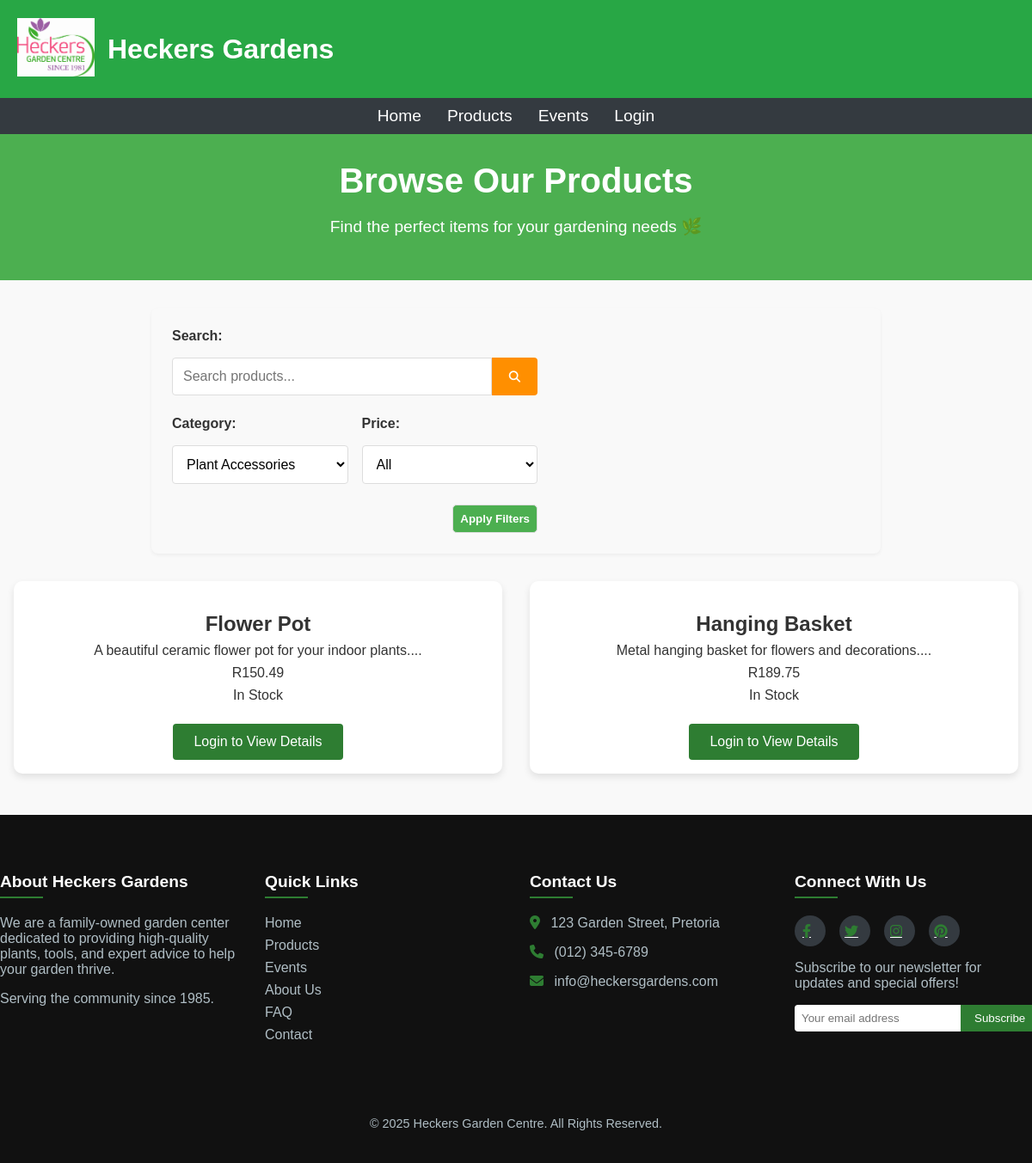
The app's page /views/products.php?category=2 with its own data.
### tables this page shows
CREATE TABLE `product_description` (
  `description_id` int(11) NOT NULL,
  `product_id` int(11) NOT NULL,
  `detailed_description` text DEFAULT NULL,
  `image_url` varchar(255) DEFAULT NULL,
  `additional_info` text DEFAULT NULL,
  `created_at` datetime DEFAULT current_timestamp()
);

CREATE TABLE `products` (
  `product_id` int(11) NOT NULL,
  `name` varchar(255) NOT NULL,
  `description` text DEFAULT NULL,
  `price` decimal(10,2) NOT NULL,
  `stock` int(11) DEFAULT 0,
  `category_id` int(11) DEFAULT NULL,
  `created_at` timestamp NOT NULL DEFAULT current_timestamp()
);

### views/products.php (the view, shortened to what this page needs)
<?php
include '../includes/header.php';
include_once '../database/db_connect.php';
?>
<?php
$category_query = "SELECT category_id, name FROM categories";
$category_result = $conn->query($category_query);
$category_filter = isset($_GET['category']) ? $_GET['category'] : '';
$search_query = isset($_GET['search']) ? $_GET['search'] : '';
$sql = "SELECT p.product_id, p.name, p.description, p.price, p.stock, d.image_url
        FROM products p
        LEFT JOIN product_description d ON p.product_id = d.product_id";
$filters = [];
if ($category_filter) {
    $filters[] = "p.category_id = '" . $conn->real_escape_string($category_filter) . "'";
}
if (count($filters) > 0) {
    $sql .= " WHERE " . implode(' AND ', $filters);
}
$result = $conn->query($sql);
?>
<!DOCTYPE html>
<html lang="en">
<head>
    <link rel="stylesheet" href="../assets/css/products.css">
    <link rel="stylesheet" href="https://cdnjs.cloudflare.com/ajax/libs/font-awesome/6.4.0/css/all.min.css">
</head>
<body>
    <main>
        <section class="page-header">
            <h1>Browse Our Products</h1>
            <p>Find the perfect items for your gardening needs 🌿</p>
        </section>
        <div class="filter-box container">
            <form method="GET" action="products.php" class="filter-container">
                <div class="search-section">
                    <label for="search">Search:</label>
                    <div class="search-input-group">
                        <input type="text" id="search" name="search" placeholder="Search products..." value="<?php echo htmlspecialchars($search_query); ?>">
                        <button type="submit" aria-label="Search"><i class="fas fa-search"></i></button>
                    </div>
                </div>
                <div class="filter-section">
                    <div class="filter-row">
                        <div class="filter-group">
                            <label for="category">Category:</label>
                            <select name="category" id="category">
                                <?php if ($category_result->num_rows > 0): ?>
                                    <?php while ($row = $category_result->fetch_assoc()): ?>
                                        <option value="<?php echo $row['category_id']; ?>" <?php echo $category_filter == $row['category_id'] ? 'selected' : ''; ?>>
                                            <?php echo $row['name']; ?>
                                        </option>
                                    <?php endwhile; ?>
                                <?php endif; ?>
                            </select>
                        </div>
                        <div class="filter-group">
                            <label for="price">Price:</label>
                            <select name="price" id="price">
                                <option value="">All</option>
                            </select>
                        </div>
                    </div>
                    <div class="filter-actions">
                        <button type="submit" class="btn">Apply Filters</button>
                    </div>
                </div>
            </form>
        </div>
        <div class="products-container container">
            <?php if ($result->num_rows > 0): ?>
                <?php while ($row = $result->fetch_assoc()): ?>
                    <div class="product-card">
                        <div class="product-info">
                            <h2><?php echo $row['name']; ?></h2>
                            <p class="description"><?php echo substr($row['description'], 0, 100) . '...'; ?></p>
                            <p class="price">R<?php echo number_format($row['price'], 2); ?></p>
                            <p class="stock"><?php echo $row['stock'] > 0 ? "In Stock" : "Out of Stock"; ?></p>
                        </div>
                        <?php if(isset($_SESSION['user_id'])): ?>
                        <a href="product_details.php?product_id=<?php echo $row['product_id']; ?>" class="btn view-details">View Details</a>
                        <?php else: ?>
                        <a href="login.php" class="btn view-details">Login to View Details</a>
                        <?php endif; ?>
                    </div>
                <?php endwhile; ?>
            <?php else: ?>
                <p>No products match your filters.</p>
            <?php endif; ?>
        </div>
    </main>
    <?php include '../includes/footer.php';  ?>
</body>
</html>

### assets/css/products.css (style rules this page uses)
body { font-family: 'Arial', sans-serif; background-color: #f9f9f9; margin: 0; padding: 0; color: #333; }
.page-header { text-align: center; padding: 2rem 1rem; background: #4caf50; color: #fff; }
.page-header h1 { font-size: 2.5rem; }
.page-header p { font-size: 1.2rem; }
.filter-box { background: #fff; padding: 1rem; border-radius: 10px; margin: 2rem auto; max-width: 800px; display: flex; gap: 1rem; flex-wrap: wrap; justify-content: space-between; box-shadow: 0 4px 8px rgba(0, 0, 0, 0.1); }
.filter-group { flex: 1 1 45%; display: flex; flex-direction: column; }
.filter-box label { font-weight: bold; margin-bottom: 0.5rem; }
.filter-box select, .filter-box .btn { padding: 0.5rem; border: 1px solid #ddd; border-radius: 5px; }
.filter-box .btn { background: #4caf50; color: #fff; cursor: pointer; font-weight: bold; transition: background 0.3s ease; }
.products-container { display: grid; grid-template-columns: repeat(auto-fit, minmax(300px, 1fr)); gap: 2rem; max-width: 1200px; margin: 2rem auto; padding: 0 1rem; }
.product-card { background: #fff; border-radius: 10px; overflow: hidden; box-shadow: 0 4px 8px rgba(0, 0, 0, 0.1); text-align: center; padding: 1rem; transition: transform 0.3s ease, box-shadow 0.3s ease; }
.product-info h2 { font-size: 1.5rem; margin-bottom: 0.5rem; }
.product-info p { margin: 0.5rem 0; }
.view-details { display: inline-block; background: #4caf50; color: #fff; padding: 0.5rem 1.5rem; text-decoration: none; border-radius: 5px; font-size: 1rem; margin-top: 1rem; transition: background 0.3s ease; }

### includes/header.php (style rules this page uses)
body { font-family: 'Arial', sans-serif; margin: 0; padding: 0; background-color: #f8f9fa; color: #333; }
h1 { font-size: 2rem; margin: 0; color: white; }

### views/products.php (style rules this page uses)
.filter-box { background-color: #f9f9f9; padding: 1.5rem; border-radius: 8px; margin-bottom: 2rem; box-shadow: 0 2px 4px rgba(0,0,0,0.05); }
.filter-container { display: flex; flex-direction: column; gap: 1.5rem; }
.search-section { display: flex; flex-direction: column; gap: 0.5rem; }
.search-section label { font-weight: 600; font-size: 1rem; color: #333; }
.search-input-group { display: flex; width: 100%; }
.search-input-group input { flex: 1; padding: 0.75rem; border: 1px solid #ddd; border-radius: 4px 0 0 4px; font-size: 1rem; }
.search-input-group button { background-color: #ff8f00; color: white; border: none; padding: 0 1.25rem; border-radius: 0 4px 4px 0; cursor: pointer; font-weight: 500; transition: background-color 0.3s ease; display: flex; align-items: center; justify-content: center; }
.filter-section { display: flex; flex-direction: column; gap: 0.5rem; }
.filter-section label { font-weight: 600; font-size: 1rem; color: #333; }
.filter-row { display: flex; flex-wrap: wrap; gap: 1rem; align-items: center; }
.filter-group { flex: 1; min-width: 200px; display: flex; flex-direction: column; gap: 0.5rem; }
.filter-group select { padding: 0.75rem; border: 1px solid #ddd; border-radius: 4px; font-size: 1rem; background-color: white; }
.filter-actions { display: flex; justify-content: flex-end; margin-top: 1rem; }
.btn { background-color: #2e7d32; color: white; border: none; padding: 0.75rem 1.5rem; border-radius: 4px; cursor: pointer; font-weight: 500; transition: background-color 0.3s ease; }

### records on screen
product_description: product.name "Flower Pot", product.description "A beautiful ceramic flower pot for your indoor plants.", product.price "150.49"
product_description: product.name "Hanging Basket", product.description "Metal hanging basket for flowers and decorations.", product.price "189.75"

### other values on screen
form field category "Plant Accessories"
